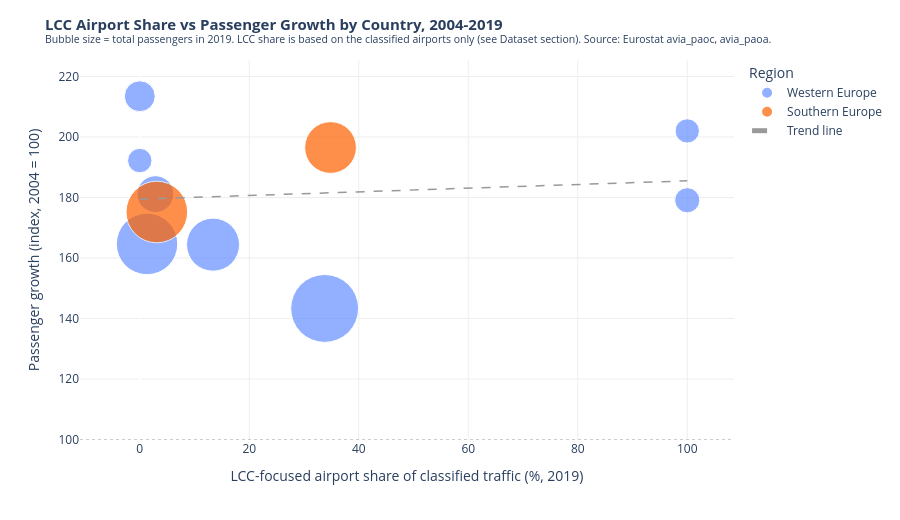

This figure's notebook cell:
### Markdown cell above
**Figure 5 - European Aviation CO2: Total and Per Flight, 2010-2025.** The top panel shows the growth from 163 million tonnes in 2010 to 211 million tonnes in 2019, the COVID-driven collapse in 2020, and the full recovery to a new record of 220 million tonnes in 2025.

The bottom panel is the important one. CO2 per flight did not go down. It went from about 19.3 tonnes per flight in 2010 to roughly 22 tonnes by 2019 and 2025. This is the opposite of what would happen if technology improvements were genuinely cutting aviation's environmental impact. The main explanation is that while individual newer aircraft do burn less fuel per seat than older ones, the average flight in 2019 was longer than in 2010, as airlines added more international routes and long-haul destinations. The short LCC flights that dominate the European market are also loaded onto larger aircraft over time, which increases fuel burn per movement even when load factors stay high.

The key takeaway is that there is no sign in the data that European aviation was decoupling from its emissions during this period. More flying meant more CO2, and that relationship held consistently from 2010 through to 2025 (European Environment Agency, 2022).

### Argument 2.3 - Countries with more LCC activity grew fastest overall

To connect the two perspectives, the final chart looks at whether the countries where LCC airports are most prominent also showed the strongest passenger growth. Given how closely passengers and CO2 tracked each other in Figure 4, countries with faster passenger growth also, by extension, produced more total CO2 growth.

### Code cell
# Visualisation 6 - Country LCC Airport Share vs Passenger Growth

lcc_pax_cty = (
    df_paoa[
        (df_paoa['airport_type'] == 'LCC-focused') &
        (df_paoa['TIME_PERIOD'] == 2019)
    ]
    .groupby('country_code')['passengers'].sum().reset_index()
    .rename(columns={'passengers': 'lcc_pax'})
)
trd_pax_cty = (
    df_paoa[
        (df_paoa['airport_type'] == 'Traditional') &
        (df_paoa['TIME_PERIOD'] == 2019)
    ]
    .groupby('country_code')['passengers'].sum().reset_index()
    .rename(columns={'passengers': 'trd_pax'})
)
lcc_share = lcc_pax_cty.merge(trd_pax_cty, on='country_code', how='outer').fillna(0)
lcc_share['classified_total'] = lcc_share['lcc_pax'] + lcc_share['trd_pax']
lcc_share['lcc_share_pct'] = np.where(
    lcc_share['classified_total'] > 0,
    lcc_share['lcc_pax'] / lcc_share['classified_total'] * 100,
    np.nan
)
lcc_share.dropna(subset=['lcc_share_pct'], inplace=True)

growth_19 = country_data[country_data['year'] == 2019][
    ['country_code', 'country_name', 'passengers', 'growth_index']
]
scatter_df = lcc_share.merge(growth_19, on='country_code', how='inner')
scatter_df = scatter_df[scatter_df['classified_total'] > 1e6]

western  = {'IE', 'UK', 'FR', 'BE', 'NL', 'DE', 'AT', 'CH', 'LU'}
northern = {'SE', 'NO', 'FI', 'DK', 'IS', 'EE', 'LV', 'LT'}
southern = {'ES', 'PT', 'IT', 'EL', 'CY', 'MT'}
eastern  = {'PL', 'CZ', 'SK', 'HU', 'RO', 'BG', 'HR', 'SI', 'RS', 'ME', 'MK', 'BA', 'TR'}

def get_region(c):
    if c in western:  return 'Western Europe'
    if c in northern: return 'Northern Europe'
    if c in southern: return 'Southern Europe'
    if c in eastern:  return 'Central and Eastern Europe'
    return 'Other'

scatter_df['region'] = scatter_df['country_code'].apply(get_region)

region_colors = {
    'Western Europe':            COL_LCC,
    'Northern Europe':           COL_EFF,
    'Southern Europe':           COL_TRAD,
    'Central and Eastern Europe': COL_CO2,
    'Other':                     COL_GREY
}

fig6 = px.scatter(
    scatter_df,
    x='lcc_share_pct',
    y='growth_index',
    size='passengers',
    color='region',
    color_discrete_map=region_colors,
    hover_name='country_name',
    hover_data={
        'lcc_share_pct': ':.1f',
        'growth_index':  ':.0f',
        'passengers':    ':,.0f',
        'region':        True
    },
    labels={
        'lcc_share_pct': 'LCC-focused airport share of classified traffic (%, 2019)',
        'growth_index':  'Passenger growth (index, 2004 = 100)',
        'region':        'Region',
        'passengers':    'Total passengers 2019'
    },
    size_max=48
)

from numpy.polynomial.polynomial import polyfit as npfit
xv = scatter_df['lcc_share_pct'].values
yv = scatter_df['growth_index'].values
c_fit = npfit(xv, yv, 1)
xl = np.linspace(xv.min(), xv.max(), 100)
yl = c_fit[0] + c_fit[1] * xl
fig6.add_trace(go.Scatter(
    x=xl, y=yl,
    mode='lines',
    line=dict(color='#999999', dash='dash', width=1.5),
    name='Trend line',
    hoverinfo='skip'
))
fig6.add_hline(y=100, line_dash='dot', line_color='#cccccc', line_width=1)

fig6.update_layout(
    title=dict(
        text=(
            '<b>LCC Airport Share vs Passenger Growth by Country, 2004-2019</b><br>'
            '<sup>Bubble size = total passengers in 2019. '
            'LCC share is based on the classified airports only (see Dataset section). '
            'Source: Eurostat avia_paoc, avia_paoa.</sup>'
        ),
        font=dict(size=15)
    ),
    height=520,
    plot_bgcolor='white',
    paper_bgcolor='white',
    legend=dict(title='Region')
)
fig6.update_xaxes(showgrid=True, gridcolor=COL_GRID)
fig6.update_yaxes(showgrid=True, gridcolor=COL_GRID)
fig6.show()

### Figure 1 — Plotly figure (JSON) as saved in the notebook; plotly's stock layout.template omitted (floating-point values rounded to 4 significant figures)
{"data": [{"customdata": [[35811789, "Western Europe"], [35495479, "Western Europe"], [57267916, "Western Europe"], [227413603, "Western Europe"], [169419180, "Western Europe"], [37993913, "Western Europe"], [81274281, "Western Europe"], [277548891, "Western Europe"]], "hovertemplate": "<b>%{hovertext}</b><br><br>Region=%{customdata[1]}<br>LCC-focused airport share of classified traffic (%, 2019)=%{x:.1f}<br>Passenger growth (index, 2004 = 100)=%{y:.0f}<br>Total passengers 2019=%{customdata[0]:,.0f}<extra></extra>", "hovertext": ["Austria", "Belgium", "Switzerland", "Germany", "France", "Ireland", "Netherlands", "United Kingdom"], "legendgroup": "Western Europe", "marker": {"color": "#648FFF", "size": [35811789, 35495479, 57267916, 227413603, 169419180, 37993913, 81274281, 277548891], "sizemode": "area", "sizeref": 120500.0, "symbol": "circle"}, "mode": "markers", "name": "Western Europe", "orientation": "v", "showlegend": true, "type": "scatter", "x": [0.0, 100.0, 0.0, 1.328, 13.38, 100.0, 2.859, 33.77], "xaxis": "x", "y": [192.2, 202.0, 213.5, 164.7, 164.4, 179.1, 181.1, 143.3], "yaxis": "y"}, {"customdata": [[228634398, "Southern Europe"], [161390853, "Southern Europe"]], "hovertemplate": "<b>%{hovertext}</b><br><br>Region=%{customdata[1]}<br>LCC-focused airport share of classified traffic (%, 2019)=%{x:.1f}<br>Passenger growth (index, 2004 = 100)=%{y:.0f}<br>Total passengers 2019=%{customdata[0]:,.0f}<extra></extra>", "hovertext": ["Spain", "Italy"], "legendgroup": "Southern Europe", "marker": {"color": "#FE6100", "size": [228634398, 161390853], "sizemode": "area", "sizeref": 120500.0, "symbol": "circle"}, "mode": "markers", "name": "Southern Europe", "orientation": "v", "showlegend": true, "type": "scatter", "x": [3.112, 34.84], "xaxis": "x", "y": [175.2, 196.5], "yaxis": "y"}, {"hoverinfo": "skip", "line": {"color": "#999999", "dash": "dash", "width": 1.5}, "mode": "lines", "name": "Trend line", "type": "scatter", "x": [0.0, 1.01, 2.02, 3.03, 4.04, 5.051, 6.061, 7.071, 8.081, 9.091, 10.1, 11.11, 12.12, 13.13, 14.14, 15.15, 16.16, 17.17, 18.18, 19.19, 20.2, 21.21, 22.22, 23.23, 24.24, 25.25, 26.26, 27.27, 28.28, 29.29, 30.3, 31.31, 32.32, 33.33, 34.34, 35.35, 36.36, 37.37, 38.38, 39.39, 40.4, 41.41, 42.42, 43.43, 44.44, 45.45, 46.46, 47.47, 48.48, 49.49, 50.51, 51.52, 52.53, 53.54, 54.55, 55.56, 56.57, 57.58, 58.59, 59.6, 60.61, 61.62, 62.63, 63.64, 64.65, 65.66, 66.67, 67.68, 68.69, 69.7, 70.71, 71.72, 72.73, 73.74, 74.75, 75.76, 76.77, 77.78, 78.79, 79.8, 80.81, 81.82, 82.83, 83.84, 84.85, 85.86, 86.87, 87.88, 88.89, 89.9, 90.91, 91.92, 92.93, 93.94, 94.95, 95.96, 96.97, 97.98, 98.99, 100.0], "y": [179.5, 179.5, 179.6, 179.6, 179.7, 179.8, 179.8, 179.9, 179.9, 180.0, 180.1, 180.1, 180.2, 180.3, 180.3, 180.4, 180.4, 180.5, 180.6, 180.6, 180.7, 180.7, 180.8, 180.9, 180.9, 181.0, 181.1, 181.1, 181.2, 181.2, 181.3, 181.4, 181.4, 181.5, 181.5, 181.6, 181.7, 181.7, 181.8, 181.8, 181.9, 182.0, 182.0, 182.1, 182.2, 182.2, 182.3, 182.3, 182.4, 182.5, 182.5, 182.6, 182.6, 182.7, 182.8, 182.8, 182.9, 182.9, 183.0, 183.1, 183.1, 183.2, 183.3, 183.3, 183.4, 183.4, 183.5, 183.6, 183.6, 183.7, 183.7, 183.8, 183.9, 183.9, 184.0, 184.0, 184.1, 184.2, 184.2, 184.3, 184.4, 184.4, 184.5, 184.5, 184.6, 184.7, 184.7, 184.8, 184.8, 184.9, 185.0, 185.0, 185.1, 185.2, 185.2, 185.3, 185.3, 185.4, 185.5, 185.5]}], "layout": {"height": 520, "legend": {"itemsizing": "constant", "title": {"text": "Region"}, "tracegroupgap": 0}, "margin": {"t": 60}, "paper_bgcolor": "white", "plot_bgcolor": "white", "shapes": [{"line": {"color": "#cccccc", "dash": "dot", "width": 1}, "type": "line", "x0": 0, "x1": 1, "xref": "x domain", "y0": 100, "y1": 100, "yref": "y"}], "title": {"font": {"size": 15}, "text": "<b>LCC Airport Share vs Passenger Growth by Country, 2004-2019</b><br><sup>Bubble size = total passengers in 2019. LCC share is based on the classified airports only (see Dataset section). Source: Eurostat avia_paoc, avia_paoa.</sup>"}, "xaxis": {"anchor": "y", "domain": [0.0, 1.0], "gridcolor": "#eeeeee", "showgrid": true, "title": {"text": "LCC-focused airport share of classified traffic (%, 2019)"}}, "yaxis": {"anchor": "x", "domain": [0.0, 1.0], "gridcolor": "#eeeeee", "showgrid": true, "title": {"text": "Passenger growth (index, 2004 = 100)"}}}}
